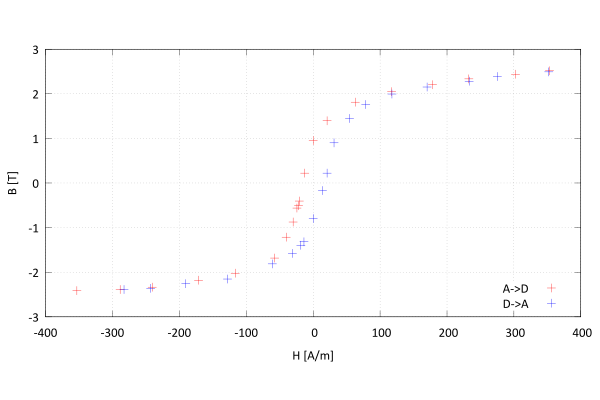

Recreate this plot in gnuplot.
reset

set encoding utf8
set decimalsign ','
set decimalsign locale "czech"
set grid x y
set key on inside bottom right #box
set fit errorvariables

set term pdfcairo font 'calibri,14' enhanced dashed monochrome size 6,4

name='hyst'

set samples 1000
set size ratio 0.5
set ytics 1
#set format x "%.2f"
#set format y "%.1f"

set xlabel 'H [A/m]'
set ylabel 'B [T]'

set output name.".pdf"
plot name.".txt" using 1:2 title "A->D" with points pt 1 lc rgb "red",\
	 name.".txt" using 3:4 title "D->A" with points pt 1 lc rgb "blue"

close()
